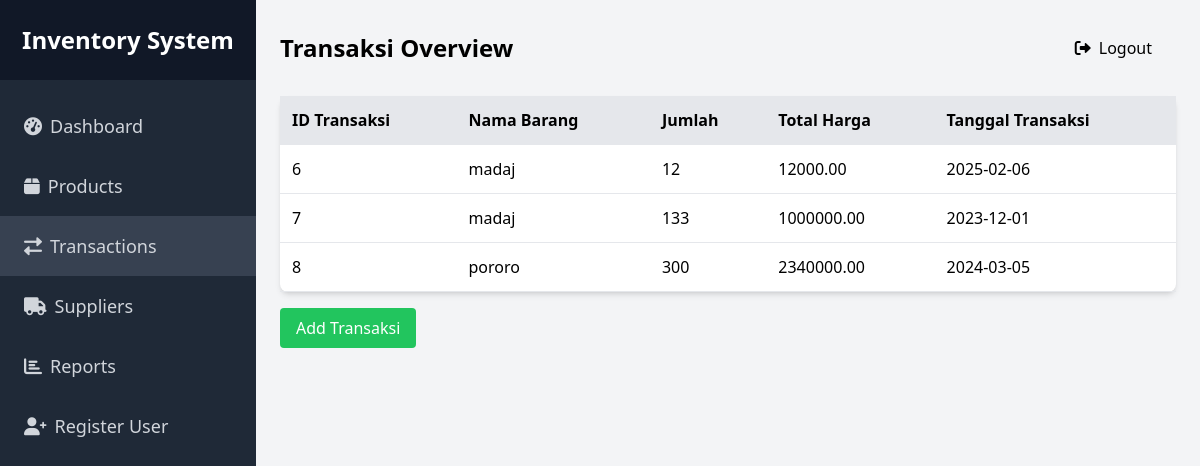
/public/transaksi.php (signed in), run on the app's committed database.
### tables this page shows
CREATE TABLE `transaksi` (
  `id_transaksi` int(11) NOT NULL,
  `id_barang` int(11) DEFAULT NULL,
  `jumlah` int(11) NOT NULL,
  `total_harga` decimal(10,2) NOT NULL,
  `tanggal_transaksi` date NOT NULL,
  `id_user` int(11) NOT NULL
);

CREATE TABLE `barang` (
  `id_barang` int(11) NOT NULL,
  `nama_barang` varchar(255) NOT NULL,
  `id_kategori` int(11) DEFAULT NULL,
  `id_supplier` int(11) DEFAULT NULL,
  `harga` decimal(10,2) NOT NULL,
  `stok` int(11) DEFAULT 0
);

### public/transaksi.php (the view, shortened to what this page needs)
<?php
$current_page = basename($_SERVER['PHP_SELF']);
$db = require_once __DIR__ . '/../app/koneksi.php';
$query = "SELECT t.id_transaksi, b.nama_barang, t.jumlah, t.total_harga, t.tanggal_transaksi
          FROM transaksi t
          LEFT JOIN barang b ON t.id_barang = b.id_barang";
$stmt = $db->prepare($query);
$stmt->execute();
$transaksi = $stmt->fetchAll();
?>
<!DOCTYPE html>
<html lang="id">
<head>
    <script src="https://cdn.tailwindcss.com"></script>
    <link href="https://cdnjs.cloudflare.com/ajax/libs/font-awesome/6.0.0/css/all.min.css" rel="stylesheet">
</head>
<body class="bg-gray-100 flex">
    <div class="w-64 h-screen bg-gray-800 fixed">
        <div class="flex items-center justify-center h-20 bg-gray-900">
            <h1 class="text-white text-2xl font-bold">Inventory System</h1>
        </div>
        <nav class="mt-4">
            <a href="dashboard.php" class="block text-gray-300 py-4 px-6 hover:bg-gray-700 text-lg">
                <i class="fas fa-tachometer-alt mr-2"></i>Dashboard
            </a>
            <a href="products.php" class="block text-gray-300 py-4 px-6 hover:bg-gray-700 text-lg">
                <i class="fas fa-box mr-2"></i>Products
            </a>
            <a href="transaksi.php" class="block text-gray-300 py-4 px-6 hover:bg-gray-700 text-lg <?php echo ($current_page == 'transaksi.php') ? 'bg-gray-700' : ''; ?>">
                <i class="fas fa-exchange-alt mr-2"></i>Transactions
            </a>
            <a href="suppliers.php" class="block text-gray-300 py-4 px-6 hover:bg-gray-700 text-lg">
                <i class="fas fa-truck mr-2"></i>Suppliers
            </a>
            <a href="reports.php" class="block text-gray-300 py-4 px-6 hover:bg-gray-700 text-lg">
                <i class="fas fa-chart-bar mr-2"></i>Reports
            </a>
            <a href="register2.php" class="block text-gray-300 py-4 px-6 hover:bg-gray-700 text-lg">
                <i class="fas fa-user-plus mr-2"></i>Register User
            </a>
        </nav>
    </div>
    <div class="ml-64 flex-1 p-6">
        <div class="flex justify-between items-center mb-6">
            <h1 class="text-2xl font-bold">Transaksi Overview</h1>
            <a href="login.php" class="block text-black-700 py-3 px-6 hover:bg-gray-500 mt-auto rounded-md">
                <i class="fas fa-sign-out-alt mr-2"></i>Logout
            </a>
        </div>
        <table class="min-w-full bg-white rounded-lg shadow-md mb-4">
            <thead>
                <tr class="bg-gray-200">
                    <th class="p-3 border-b text-left">ID Transaksi</th>
                    <th class="p-3 border-b text-left">Nama Barang</th>
                    <th class="p-3 border-b text-left">Jumlah</th>
                    <th class="p-3 border-b text-left">Total Harga</th>
                    <th class="p-3 border-b text-left">Tanggal Transaksi</th>
                </tr>
            </thead>
            <tbody>
                <?php foreach ($transaksi as $row): ?>
                    <tr>
                        <td class="p-3 border-b"><?php echo htmlspecialchars($row['id_transaksi']); ?></td>
                        <td class="p-3 border-b"><?php echo htmlspecialchars($row['nama_barang']); ?></td>
                        <td class="p-3 border-b"><?php echo htmlspecialchars($row['jumlah']); ?></td>
                        <td class="p-3 border-b"><?php echo htmlspecialchars($row['total_harga']); ?></td>
                        <td class="p-3 border-b"><?php echo htmlspecialchars($row['tanggal_transaksi']); ?></td>
                    </tr>
                <?php endforeach; ?>
            </tbody>
        </table>
        <div class="flex justify-between items-center mb-6">
            <button id="addTransaksiBtn" class="bg-green-500 text-white rounded py-2 px-4">Add Transaksi</button>
        </div>
    </div>
</body>
</html>

### data on the page
transaksi: id_transaksi "6", id_barang.nama_barang "madaj", jumlah "12", total_harga "12000.00", tanggal_transaksi "2025-02-06"
transaksi: id_transaksi "7", id_barang.nama_barang "madaj", jumlah "133", total_harga "1000000.00", tanggal_transaksi "2023-12-01"
transaksi: id_transaksi "8", id_barang.nama_barang "pororo", jumlah "300", total_harga "2340000.00", tanggal_transaksi "2024-03-05"
